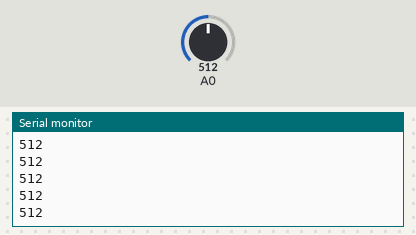
Bench run of a sketch on a simulated Arduino Uno, built with avr-gcc and run on an emulated ATmega328P. Parts: the last lines printed to the serial monitor. Inputs (shaded band) come from the test bench; at power-on: A0 = 512.

Above: at 1.2 s.
1.3 s: A0 set to 716
At 1.32 s:
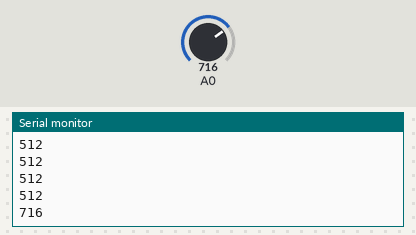
2.8 s: A0 set to 900
At 2.83 s:
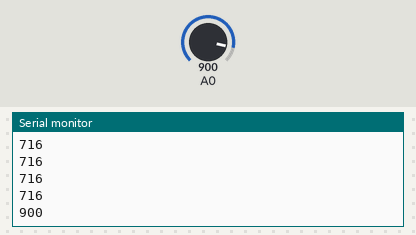
Timing chart, 0 to 5.8 s (numbered marks = the images above; inputs shaded):
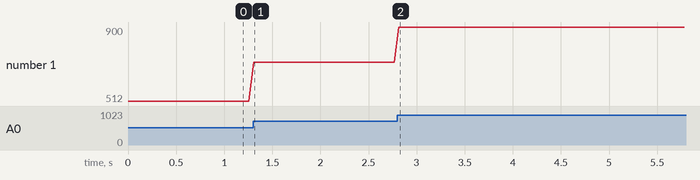

Measured:
- after the input at 1.3 s, the serial monitor: prints a new line at once (image 1)
- after the input at 2.8 s, the serial monitor: prints a new line at once (image 2)
- plotted number 1: 512 → 716 after the input at 1.3 s, 716 → 900 after the input at 2.8 s

The sketch:

Arduino_to_RaspberryPi_multiText.ino
```cpp
int inputAnalogData=0;

void setup(){
  Serial.begin(9600);
}

void loop(){
  inputAnalogData = analogRead(A0);
  Serial.println(inputAnalogData,DEC);
    delay(50);

}
```
